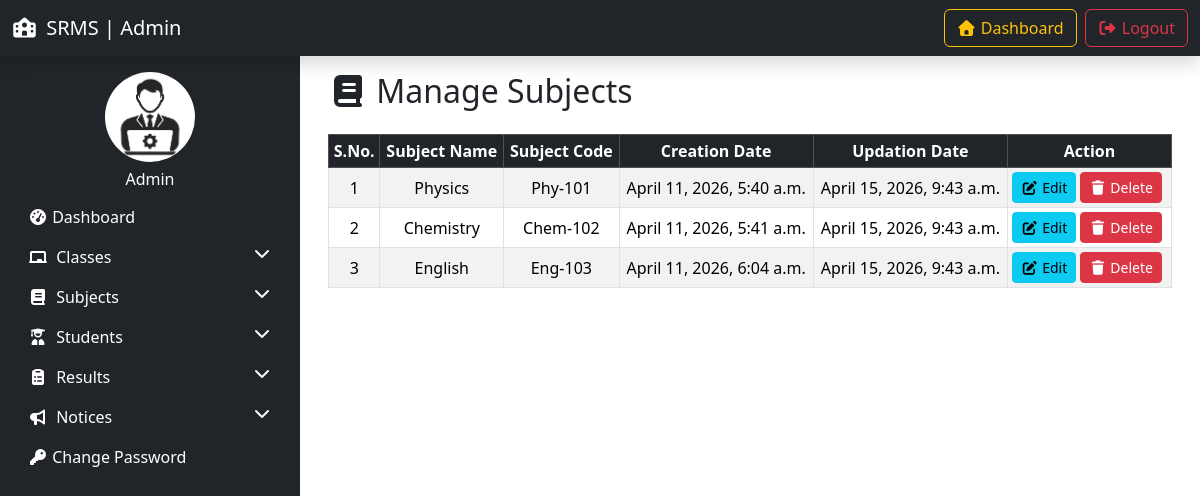
The page /manage_subject/ (signed in) on the database its author committed.
### resultapp/models.py (models this page shows, shortened)
class Subject(models.Model):
    subject_name = models.CharField(max_length=100)
    subject_code = models.CharField(max_length=50)
    creation_date = models.DateTimeField(auto_now_add=True)
    updation_date = models.DateTimeField(auto_now=True)

### resultapp/views.py (the view, shortened to what this page needs)
# urls.py: path('manage_subject/', manage_subject, name='manage_subject'),
@login_required(login_url='admin-login')
def manage_subject(request):
    subjects = Subject.objects.all()
    return render(request, 'manage_subject.html', locals())

### resultapp/templates/manage_subject.html (shortened to what this page needs)
{% extends 'admin_base.html' %} {% load static %} {% block content %}
<div class="container">
  <h2 class="mb-4"><i class="fas fa-book"></i> Manage Subjects</h2>
  <div class="table-responsive">
    <table
      class="table table-striped table-bordered table-hover datatable align-middle text-center table-sm"
    >
      <thead class="table-dark">
        <tr>
          <th>S.No.</th>
          <th>Subject Name</th>
          <th>Subject Code</th>
          <th>Creation Date</th>
          <th>Updation Date</th>
          <th>Action</th>
        </tr>
      </thead>
      <tbody>
        {% for i in subjects %}
        <tr>
          <td>{{forloop.counter}}</td>
          <td>{{i.subject_name}}</td>
          <td>{{i.subject_code}}</td>
          <td>{{i.creation_date}}</td>
          <td>{{i.updation_date}}</td>
          <td>
            <div class="d-flex flex-wrap gap-1">
              <a
                href="{% url 'edit_subject' i.id %}"
                class="btn btn-info btn-sm"
              >
                <i class="fas fa-edit"></i> Edit</a
              >
              <a
                href="?delete={{i.id}}"
                onclick="return confirm('Do you want to delete this Subject?');"
                class="btn btn-danger btn-sm"
              >
                <i class="fas fa-trash"></i> Delete</a
              >
            </div>
          </td>
        </tr>
        {% empty %}
        <tr>
          <td colspan="6" class="text-center">No Subject found</td>
        </tr>
        {% endfor %}
      </tbody>
    </table>
  </div>
  {% endblock %}

### rows shown on the page
Subject: subject_name "Physics", subject_code "Phy-101", creation_date "April 11, 2026, 5:40 a.m.", updation_date "April 15, 2026, 9:43 a.m."
Subject: subject_name "Chemistry", subject_code "Chem-102", creation_date "April 11, 2026, 5:41 a.m.", updation_date "April 15, 2026, 9:43 a.m."
Subject: subject_name "English", subject_code "Eng-103", creation_date "April 11, 2026, 6:04 a.m.", updation_date "April 15, 2026, 9:43 a.m."
